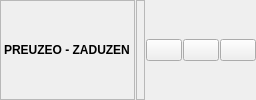
       <widget class="QFrame" name="frame_12">
        <property name="frameShape">
         <enum>QFrame::NoFrame</enum>
        </property>
        <property name="frameShadow">
         <enum>QFrame::Raised</enum>
        </property>
        <layout class="QHBoxLayout" name="horizontalLayout_11">
         <property name="spacing">
          <number>1</number>
         </property>
         <property name="leftMargin">
          <number>0</number>
         </property>
         <property name="topMargin">
          <number>0</number>
         </property>
         <property name="rightMargin">
          <number>0</number>
         </property>
         <property name="bottomMargin">
          <number>0</number>
         </property>
         <item>
          <widget class="QLabel" name="lblPreuzeoZaduzenTitle">
           <property name="sizePolicy">
            <sizepolicy hsizetype="Maximum" vsizetype="Preferred">
             <horstretch>0</horstretch>
             <verstretch>0</verstretch>
            </sizepolicy>
           </property>
           <property name="minimumSize">
            <size>
             <width>125</width>
             <height>32</height>
            </size>
           </property>
           <property name="font">
            <font>
             <weight>75</weight>
             <bold>true</bold>
            </font>
           </property>
           <property name="toolTip">
            <string>Poziv Na Broj</string>
           </property>
           <property name="frameShape">
            <enum>QFrame::StyledPanel</enum>
           </property>
           <property name="text">
            <string>PREUZEO - ZADUZEN</string>
           </property>
          </widget>
         </item>
         <item>
          <widget class="QLabel" name="lblPreuzeoZaduzen">
           <property name="font">
            <font>
             <weight>75</weight>
             <bold>true</bold>
            </font>
           </property>
           <property name="frameShape">
            <enum>QFrame::StyledPanel</enum>
           </property>
           <property name="text">
            <string/>
           </property>
           <property name="alignment">
            <set>Qt::AlignLeading|Qt::AlignLeft|Qt::AlignVCenter</set>
           </property>
           <property name="textInteractionFlags">
            <set>Qt::LinksAccessibleByMouse|Qt::TextSelectableByMouse</set>
           </property>
          </widget>
         </item>
         <item>
          <widget class="QPushButton" name="btnGo2_4">
           <property name="sizePolicy">
            <sizepolicy hsizetype="Maximum" vsizetype="Fixed">
             <horstretch>0</horstretch>
             <verstretch>0</verstretch>
            </sizepolicy>
           </property>
           <property name="maximumSize">
            <size>
             <width>36</width>
             <height>16777215</height>
            </size>
           </property>
           <property name="cursor">
            <cursorShape>PointingHandCursor</cursorShape>
           </property>
           <property name="toolTip">
            <string>Filter</string>
           </property>
           <property name="icon">
            <iconset resource="../../../resources/DonatForm.qrc">
             <normaloff>:/InDonat/Forms/images/icon_bullets.gif</normaloff>:/InDonat/Forms/images/icon_bullets.gif</iconset>
           </property>
           <property name="iconSize">
            <size>
             <width>16</width>
             <height>16</height>
            </size>
           </property>
           <property name="autoExclusive">
            <bool>true</bool>
           </property>
          </widget>
         </item>
         <item>
          <widget class="QPushButton" name="btnGo2_3">
           <property name="sizePolicy">
            <sizepolicy hsizetype="Maximum" vsizetype="Fixed">
             <horstretch>0</horstretch>
             <verstretch>0</verstretch>
            </sizepolicy>
           </property>
           <property name="maximumSize">
            <size>
             <width>36</width>
             <height>16777215</height>
            </size>
           </property>
           <property name="cursor">
            <cursorShape>PointingHandCursor</cursorShape>
           </property>
           <property name="toolTip">
            <string>Filter</string>
           </property>
           <property name="icon">
            <iconset resource="../../../resources/DonatForm.qrc">
             <normaloff>:/InDonat/Forms/images/lista.gif</normaloff>:/InDonat/Forms/images/lista.gif</iconset>
           </property>
           <property name="autoExclusive">
            <bool>true</bool>
           </property>
          </widget>
         </item>
         <item>
          <widget class="QPushButton" name="btnGo2_2">
           <property name="sizePolicy">
            <sizepolicy hsizetype="Maximum" vsizetype="Fixed">
             <horstretch>0</horstretch>
             <verstretch>0</verstretch>
            </sizepolicy>
           </property>
           <property name="maximumSize">
            <size>
             <width>36</width>
             <height>16777215</height>
            </size>
           </property>
           <property name="cursor">
            <cursorShape>PointingHandCursor</cursorShape>
           </property>
           <property name="toolTip">
            <string>Filter</string>
           </property>
           <property name="icon">
            <iconset resource="../../../resources/DonatForm.qrc">
             <normaloff>:/InDonat/Forms/images/DEL.GIF</normaloff>:/InDonat/Forms/images/DEL.GIF</iconset>
           </property>
           <property name="autoExclusive">
            <bool>true</bool>
           </property>
          </widget>
         </item>
        </layout>
       </widget>
